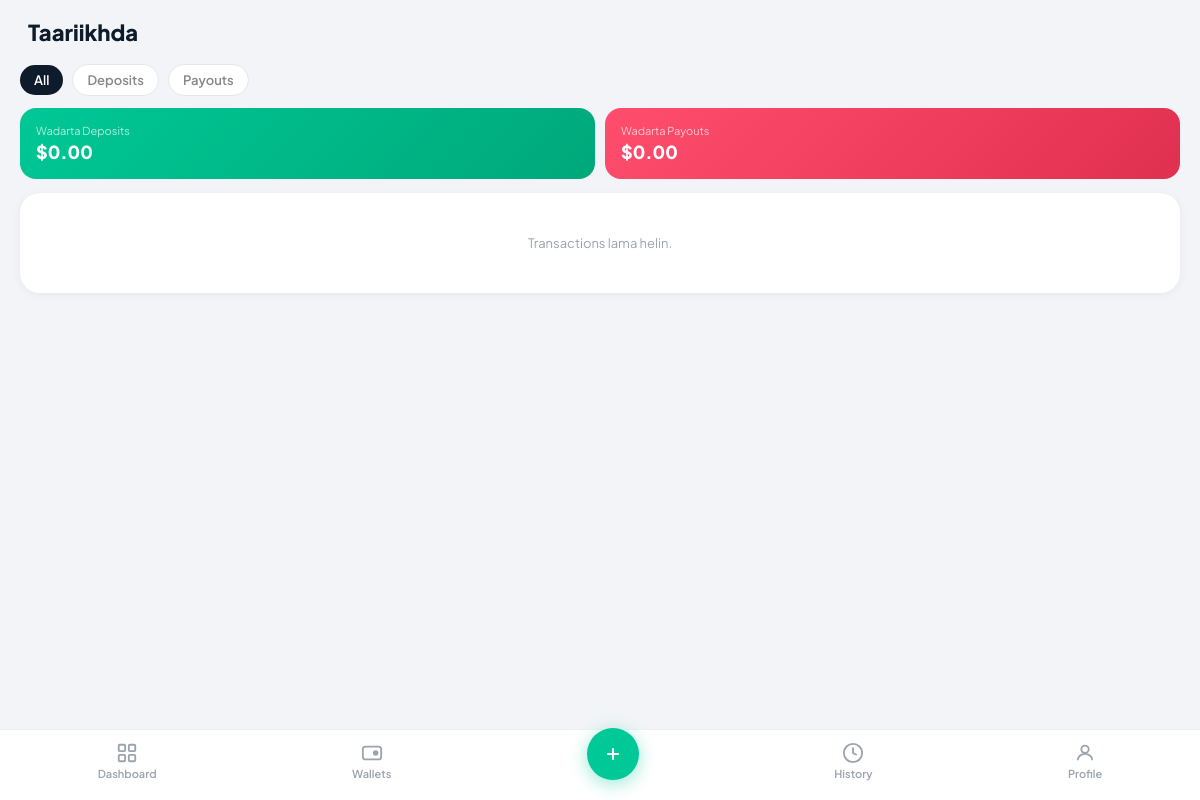
Page /history/ (signed in) on the earlier database version.
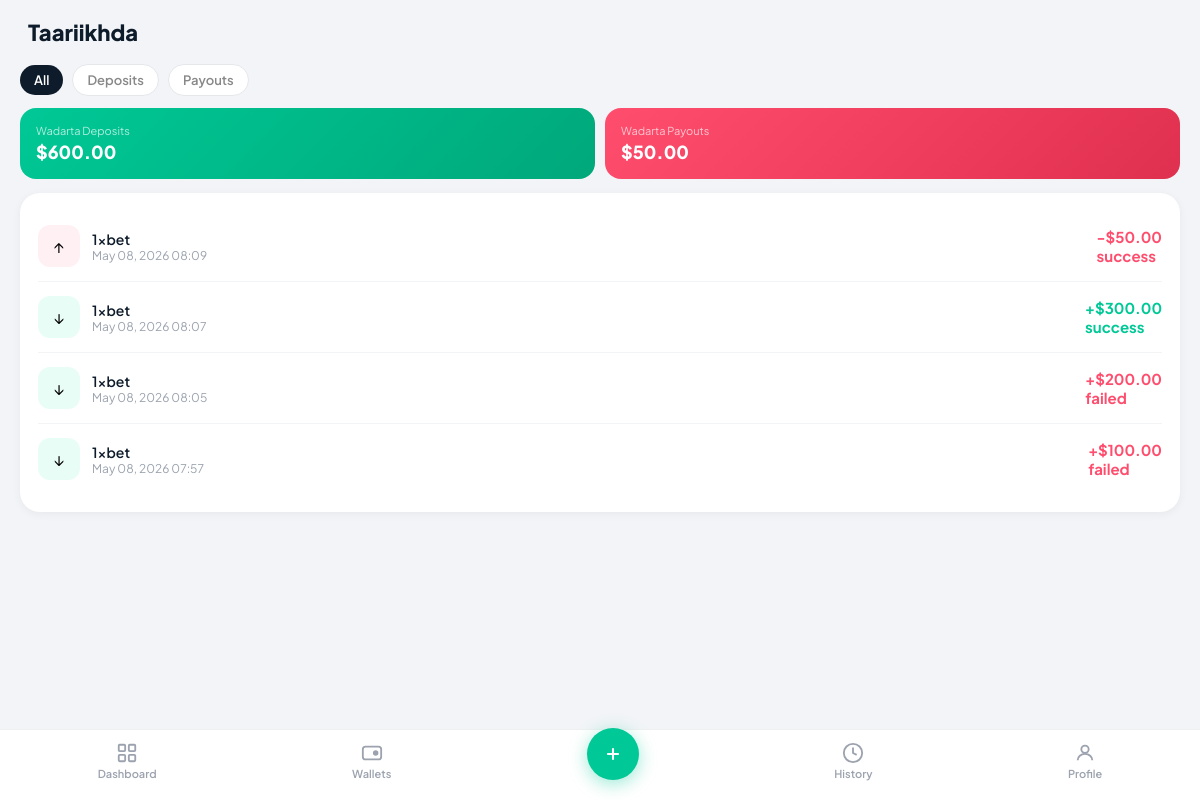
Same page on the later database version.
### dashboard/models.py (models this page shows, shortened)
class Transaction(models.Model):
    TXN_TYPES = [('deposit', 'Deposit'), ('payout', 'Payout')]
    STATUS    = [('success', 'Success'), ('pending', 'Pending'), ('failed', 'Failed')]
    agent = models.ForeignKey(User,on_delete=models.CASCADE)
    wallet     = models.ForeignKey(Wallet, on_delete=models.CASCADE, related_name='transactions')
    phone = models.IntegerField(null=True)
    amount = models.FloatField()
    txn_type   = models.CharField(max_length=10, choices=TXN_TYPES)
    type_money = models.CharField(max_length=40)
    status     = models.CharField(max_length=10, choices=STATUS, default='pending')
    created_at = models.DateTimeField(auto_now_add=True)
    class Meta:
        ordering = ['-created_at']
        verbose_name = 'Transaction'
        verbose_name_plural = 'Transactions'
    @property
    def is_deposit(self):
        return self.txn_type == 'deposit'
    @property
    def display_amount(self):
        sign = '+' if self.is_deposit else '-'
        return f"{sign}${self.amount:,.2f}"

class Wallet(models.Model):
    agent        = models.ForeignKey(User, on_delete=models.CASCADE, related_name='wallets')
    name         = models.CharField(max_length=100)
    logo         = models.CharField(max_length=10, default='WL')
    location     = models.CharField(max_length=200)
    epos_id      = models.CharField(max_length=50, unique=True)
    balance      = models.DecimalField(max_digits=12, decimal_places=2, default=0)
    block_amount = models.DecimalField(max_digits=12, decimal_places=2, default=0)
    commission   = models.DecimalField(max_digits=12, decimal_places=2, default=0)
    dep_rate     = models.DecimalField(max_digits=5, decimal_places=2, default=5.0)
    with_rate    = models.DecimalField(max_digits=5, decimal_places=2, default=2.0)
    is_active    = models.BooleanField(default=True)
    created_at   = models.DateTimeField(default=timezone.now)
    class Meta:
        ordering = ['-created_at']
        verbose_name = 'Wallet'
        verbose_name_plural = 'Wallets'

### dashboard/views.py (the view)
# urls.py: path("history/",views.history,name="history"),
def history(request):
    filter_type = request.GET.get('filter', 'All')
    txns = Transaction.objects.filter(wallet__agent=request.user ).order_by('-created_at')
    failed = "failed"
    if filter_type == 'Deposits':
        txns = txns.filter(txn_type='deposit')
    elif filter_type == 'Payouts':
        txns = txns.filter(txn_type='payout')
    mytags = ['All','Deposits','Payouts']
    wadarta_deposit = Transaction.objects.filter(wallet__agent=request.user,txn_type="deposit")
    wadarta_payout = Transaction.objects.filter(wallet__agent=request.user,txn_type="payout")
    total_payout = 0
    for i in wadarta_payout:
        total_payout += int(i.amount)
    total_deposit = 0
    for total in wadarta_deposit:
        total_deposit += int(total.amount)
    context = {
        "filter_type":filter_type,
        "total_deposit":total_deposit,
        "total_payout":total_payout,
        "mytags":mytags,
        "transactions":txns,
        "failed":failed
    }
    return render(request,"history.html",context)

### templates/history.html (shortened to what this page needs)
{% extends "base.html" %}
{% block content %}
<div class="topbar">
  <span class="topbar-title">Taariikhda</span>
</div>
<div class="row" style="gap:clamp(6px,1.5vw,9px);padding:0 clamp(12px,3vw,20px) clamp(8px,1.5vw,12px);
                        overflow-x:auto;flex-shrink:0;">
  {% for f in mytags %}
    <a href="?filter={{ f }}"
       class="chip {% if filter_type == f %}chip-on{% else %}chip-off{% endif %}">
      {{ f }}
    </a>
  {% endfor %}
</div>
<div class="body-scroll" style="padding:0 clamp(12px,3vw,20px) clamp(10px,2vw,16px);">
  <div class="row" style="gap:clamp(8px,1.5vw,10px);margin-bottom:clamp(10px,2vw,14px);">
    <div style="flex:1;background:linear-gradient(135deg,#00c896,#00a87a);
                border-radius:clamp(12px,2.5vw,16px);padding:clamp(12px,2vw,16px);">
      <p style="font-size:clamp(10px,2vw,11px);color:rgba(255,255,255,.7);margin-bottom:3px;">
        Wadarta Deposits
      </p>
      <p style="font-size:clamp(15px,3.5vw,18px);font-weight:800;color:white;">
        ${{ total_deposit|floatformat:2 }}
      </p>
    </div>
    <div style="flex:1;background:linear-gradient(135deg,#ff4d6d,#e03050);
                border-radius:clamp(12px,2.5vw,16px);padding:clamp(12px,2vw,16px);">
      <p style="font-size:clamp(10px,2vw,11px);color:rgba(255,255,255,.7);margin-bottom:3px;">
        Wadarta Payouts
      </p>
      <p style="font-size:clamp(15px,3.5vw,18px);font-weight:800;color:white;">
        ${{ total_payout|floatformat:2 }}
      </p>
    </div>
  </div>
  <div class="info-card">
    {% for txn in transactions %}
      {% include "component/transaction_item.html" with txn=txn %}
    {% empty %}
      <p style="text-align:center;color:#9ca3af;padding:24px;font-size:13px;">
        Transactions lama helin.
      </p>
    {% endfor %}
  </div>
</div>
{% include "partials/_bottom_nav.html" %}
{% endblock %}

### templates/component/transaction_item.html
<div class="txn-item">
  <div class="row" style="gap:clamp(8px,2vw,12px);">
    <div class="txn-icon" style="background:{% if txn.is_deposit %}#e8fdf5{% else %}#fff0f3{% endif %}">
      <span>{% if txn.is_deposit %}↓{% else %}↑{% endif %}</span>
    </div>
    <div>
      <p class="txn-name">{{ txn.wallet.name }}</p>
      <p class="txn-time">{{ txn.created_at|date:"M d, Y  H:i" }}</p>
    </div>
  </div>
  <span class="txn-amt   {% if txn.status == failed %}red{% else %}
  {% if txn.is_deposit%}
  green
  {%else%}
  red
  {%endif%}
  {% endif %} ">
    {{ txn.display_amount }}
    <br/>
    {{txn.status}}
  </span>
</div>

Differences in the rows shown:
added Transaction: wallet.name "1xbet", created_at "May 08, 2026 08:09", display_amount "-$50.00", status "success"
added Transaction: wallet.name "1xbet", created_at "May 08, 2026 08:07", display_amount "+$300.00", status "success"
added Transaction: wallet.name "1xbet", created_at "May 08, 2026 08:05", display_amount "+$200.00", status "failed"
added Transaction: wallet.name "1xbet", created_at "May 08, 2026 07:57", display_amount "+$100.00", status "failed"
Other differences:
{{ total_deposit|floatformat:2 }}: "0.00" → "600.00"
{{ total_payout|floatformat:2 }}: "0.00" → "50.00"
text no longer shown: "Transactions lama helin."
